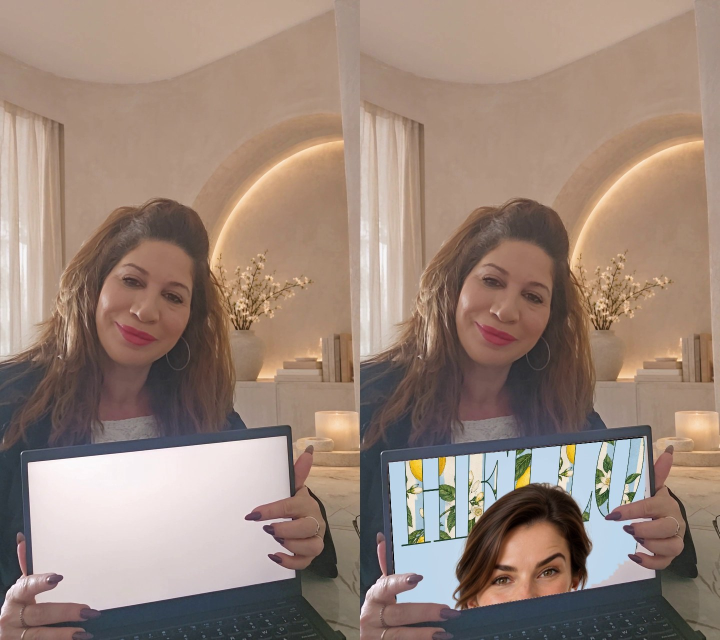
#> input picture campaign-drop/2026-11-hagit-worlds/screen-test.jpg, 1440 x 1280 px (shown at 1/2 size)
$ python -i screen.py   (imports and definitions only)
#> lines starting #> are read from the running program, lines starting #| are printed output that depends on the picture; after the words box and inside, x2 and y2 are one past the last pixel; in counts of white or black regions, pixels touching at a corner belong together
#> further down, picture is the input picture: shape (1280, 1440, 3); mean B, G, R 120.8, 132.8, 153.5
"""Find the laptop's white screen in a frame of the take: four corners (tl,tr,br,bl; may lie outside the frame) and a matte of its visible part."""
import cv2, numpy as np
ASPECT = 1.78   # measured on the frames where the whole screen is in view
def screen(img):
    H, W = img.shape[:2]
#> H = 1280; W = 1440
    hsv = cv2.cvtColor(img, cv2.COLOR_BGR2HSV)
#> hsv: shape (1280, 1440, 3); mean H, S, V 35, 66.4, 156.5
    m = ((hsv[..., 2] > 178) & (hsv[..., 1] < 34)).astype(np.uint8) * 255
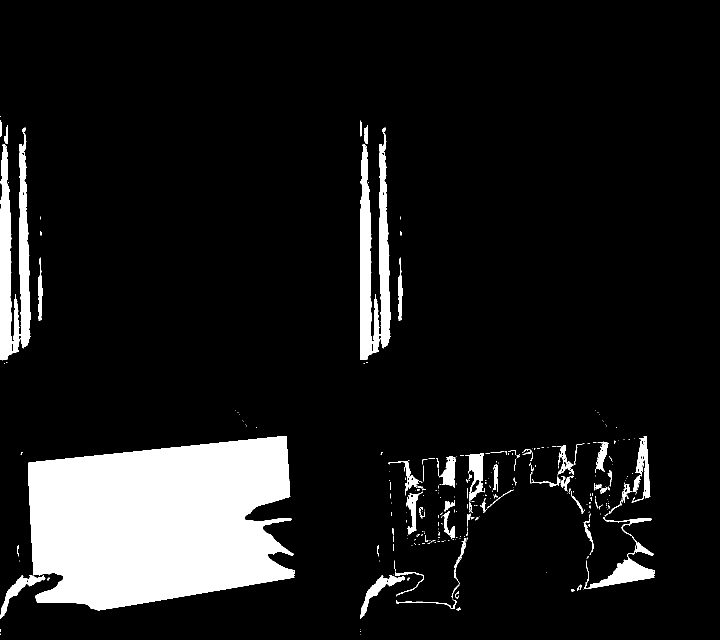
#> m: shape (1280, 1440) (shown at 1/2 size); 10.9% white; 366 white regions (283 under 20 px), largest, box (x1, y1, x2, y2) and area: (56, 872, 590, 1221) 145623, (0, 255, 62, 721) 15975, (720, 255, 782, 720) 15935
    m[:int(H * .60)] = 0
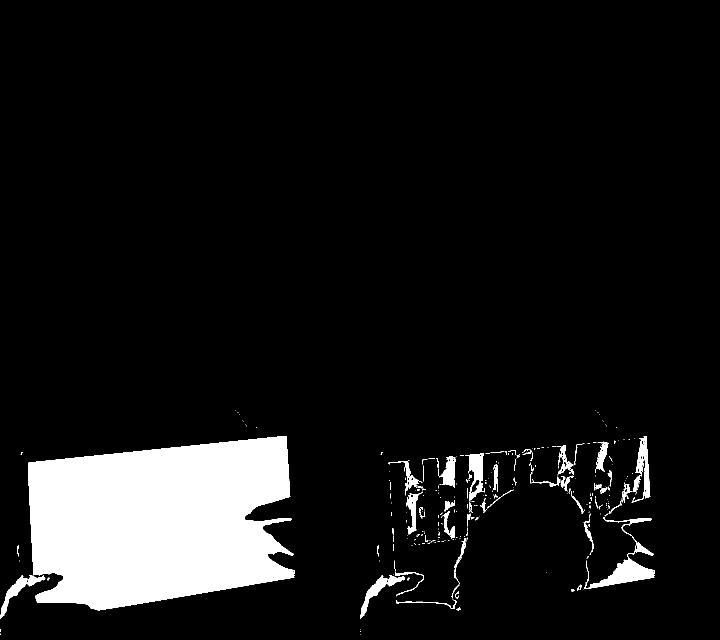
#> m: shape (1280, 1440) (shown at 1/2 size); 9% white; 345 white regions (270 under 20 px), largest, box (x1, y1, x2, y2) and area: (56, 872, 590, 1221) 145623, (1167, 1111, 1310, 1179) 3340, (938, 907, 968, 1002) 1674
    m = cv2.morphologyEx(m, cv2.MORPH_OPEN, np.ones((9, 9), np.uint8))
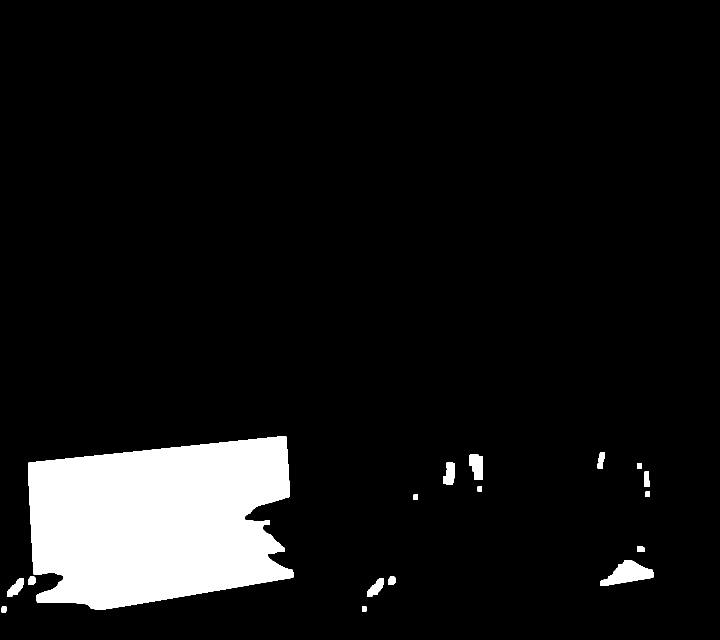
#> m: shape (1280, 1440) (shown at 1/2 size); 8.3% white; 19 white regions, largest, box (x1, y1, x2, y2) and area: (56, 873, 587, 1220) 145030, (1200, 1120, 1307, 1172) 2986, (939, 909, 966, 960) 1087
    n, lab, st, _ = cv2.connectedComponentsWithStats(m)
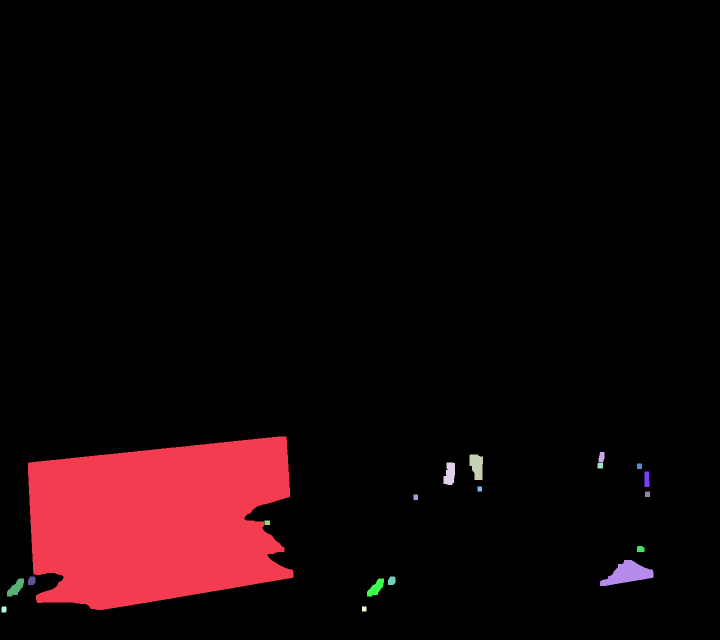
#> lab: shape (1280, 1440) int32 (shown at 1/2 size); 20 distinct labels, from 0 to 19; one colour per label, 0 black
#> n = 20; st = 20 rows, first 6: [0, 0, 1440, 1280, 1689970], [56, 873, 531, 347, 145030], [1197, 904, 12, 21, 216], [939, 909, 27, 51, 1087], [887, 925, 23, 45, 817], [1195, 926, 11, 11, 120]
    if n < 2: return None, None
    k = 1 + np.argmax(st[1:, cv2.CC_STAT_AREA])
#> k = 1
    if st[k, cv2.CC_STAT_AREA] < 9000: return None, None
    comp = (lab == k).astype(np.uint8) * 255
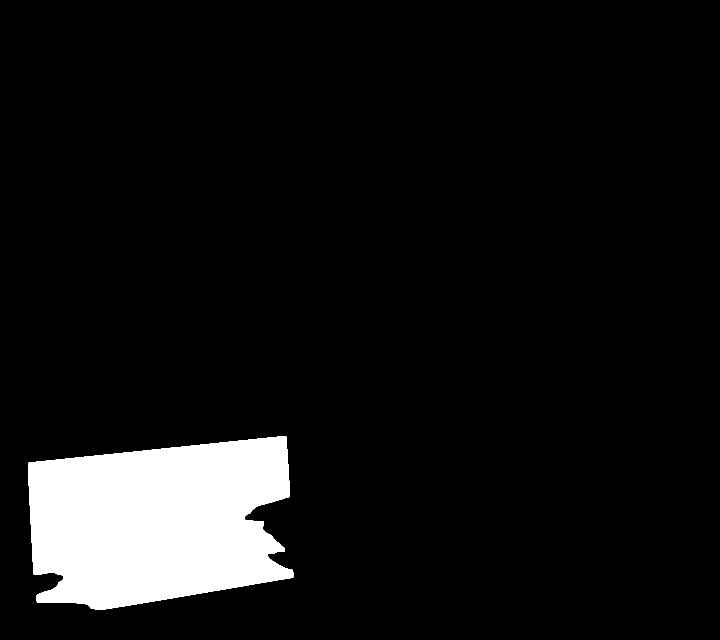
#> comp: shape (1280, 1440) (shown at 1/2 size); 7.9% white; 1 white region, box (x1, y1, x2, y2) and area: (56, 873, 587, 1220) 145030
    comp = cv2.morphologyEx(comp, cv2.MORPH_CLOSE, np.ones((15, 15), np.uint8))
#> comp: shape (1280, 1440); 7.9% white; 1 white region, box (x1, y1, x2, y2) and area: (56, 873, 587, 1220) 145373
    cnt = max(cv2.findContours(comp, cv2.RETR_EXTERNAL, cv2.CHAIN_APPROX_SIMPLE)[0], key=cv2.contourArea)
#> cnt = contour of 476 points, box (x1, y1, x2, y2) (56, 873, 587, 1220), area 144480
    hull = cv2.convexHull(cnt)
#> hull = contour of 29 points, box (x1, y1, x2, y2) (56, 873, 587, 1220), area 153972
    ap = cv2.approxPolyDP(hull, .012 * cv2.arcLength(hull, True), True).reshape(-1, 2).astype(np.float64)
#> ap = [[572, 873], [586, 1154], [205, 1219], [74, 1205], [57, 925]]
    edges = []
    for i in range(len(ap)):
        a, b = ap[i], ap[(i + 1) % len(ap)]
        border = (min(a[0], b[0]) > W - 4) or (min(a[1], b[1]) > H - 4) or (max(a[0], b[0]) < 3)
        if not border and np.linalg.norm(b - a) > 25: edges.append((np.linalg.norm(b - a), a, b))
#> this loop made 5 passes
#> (a, b) on passes 1 to 5: ([572, 873], [586, 1154]), ([586, 1154], [205, 1219]), ([205, 1219], [74, 1205]), ([74, 1205], [57, 925]), ([57, 925], [572, 873])
#> after the loop, edges = [(281.3, [572, 873], [586, 1154]), (386.5, [586, 1154], [205, 1219]), (131.7, [205, 1219], [74, 1205]), (280.5, [74, 1205], [57, 925]), (517.6, [57, 925], [572, 873])]
    hor = sorted([e for e in edges if abs(e[2][0] - e[1][0]) > abs(e[2][1] - e[1][1])], key=lambda e: -e[0])
#> hor = [(517.6, [57, 925], [572, 873]), (386.5, [586, 1154], [205, 1219]), (131.7, [205, 1219], [74, 1205])]
    ver = sorted([e for e in edges if abs(e[2][0] - e[1][0]) <= abs(e[2][1] - e[1][1])], key=lambda e: -e[0])
#> ver = [(281.3, [572, 873], [586, 1154]), (280.5, [74, 1205], [57, 925])]
    mid = lambda e, ax: (e[1][ax] + e[2][ax]) / 2
    def two(es, ax):
#> called with ax = 1
        out = es[:1]
#> out = [(517.6, [57, 925], [572, 873])]
        for e in es[1:]:
            if abs(mid(e, ax) - mid(out[0], ax)) > 60: out.append(e); break
#> this loop made 1 pass
#> e on pass 1: (386.5, [586, 1154], [205, 1219])
#> after the loop, out = [(517.6, [57, 925], [572, 873]), (386.5, [586, 1154], [205, 1219])]
        return out
    hs, vs = two(hor, 1), two(ver, 0)
#> the loop in two (call 2), `for e in es[1:]:` made 1 pass
#> e on pass 1: (280.5, [74, 1205], [57, 925])
#> hs has the same summary as out in two; vs has the same summary as ver
    if len(hs) < 1 or len(vs) < 1: return None, comp
    def X(e, f):
        (x1, y1), (x2, y2) = e[1], e[2]; (x3, y3), (x4, y4) = f[1], f[2]
        d = (x1 - x2) * (y3 - y4) - (y1 - y2) * (x3 - x4)
        return np.array([((x1 * y2 - y1 * x2) * (x3 - x4) - (x1 - x2) * (x3 * y4 - y3 * x4)) / d, ((x1 * y2 - y1 * x2) * (y3 - y4) - (y1 - y2) * (x3 * y4 - y3 * x4)) / d])
    unit = lambda e: (e[2] - e[1]) / np.linalg.norm(e[2] - e[1])
    top = min(hs, key=lambda e: mid(e, 1)); left = min(vs, key=lambda e: mid(e, 0))
#> after `top = min(hs, key=lambda e: mid(e, 1))`: top = (517.6, [57, 925], [572, 873])
#> after `left = min(vs, key=lambda e: mid(e, 0))`: left = (280.5, [74, 1205], [57, 925])
    tl = X(top, left)
#> in X, `(x1, y1), (x2, y2) = (e[1], e[2])`: x1 = 57; y1 = 925; x2 = 572; y2 = 873
#> in X, `(x3, y3), (x4, y4) = (f[1], f[2])`: x3 = 74; y3 = 1205; x4 = 57; y4 = 925
#> in X, `d = (x1 - x2) * (y3 - y4) - (y1 - y2) * (x3 - x4)`: d = -145084
#> tl = [57, 925]
    dt = unit(top); dt = dt if dt[0] > 0 else -dt
#> after `dt = unit(top)`: dt = [0.995, -0.1]
    dl = unit(left); dl = dl if dl[1] > 0 else -dl
#> after `dl = unit(left)`: dl = [-0.0606, -0.998]
#> after `dl = dl if dl[1] > 0 else -dl`: dl = [0.0606, 0.998]
    if len(vs) == 2:
        right = max(vs, key=lambda e: mid(e, 0)); tr = X(top, right)
#> after `right = max(vs, key=lambda e: mid(e, 0))`: right = (281.3, [572, 873], [586, 1154])
#> after `tr = X(top, right)`: tr = [572, 873]
    else: right = None
    if len(hs) == 2:
        bot = max(hs, key=lambda e: mid(e, 1)); bl = X(bot, left)
#> after `bot = max(hs, key=lambda e: mid(e, 1))`: bot = (386.5, [586, 1154], [205, 1219])
#> after `bl = X(bot, left)`: bl = [76.18, 1241]
    else: bot = None
    if bot is None and right is None: return None, comp
    if bot is None:  bl = tl + dl * np.linalg.norm(tr - tl) / ASPECT
    if right is None: tr = tl + dt * np.linalg.norm(bl - tl) * ASPECT
    if bot is not None and right is not None: br = X(bot, right)
#> br = [586, 1154]
    elif bot is not None:
        db = unit(bot); db = db if db[0] > 0 else -db; br = bl + db * np.linalg.norm(tr - tl)
    else:
        dr = unit(right); dr = dr if dr[1] > 0 else -dr; br = tr + dr * np.linalg.norm(bl - tl)
    return np.array([tl, tr, br, bl], np.float32), comp

>>> import cv2
>>> picture = cv2.imread('../screen-test.jpg')
>>> result = screen(picture)
